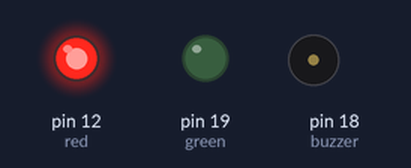
A sketch run on a simulated Arduino Uno, built with avr-gcc and run on an emulated ATmega328P. On the bench: output pins drawn as LEDs (lit = HIGH), buzzer (waves = sounding, pin HIGH).

Above: at 0.1 s.
At 1.1 s:
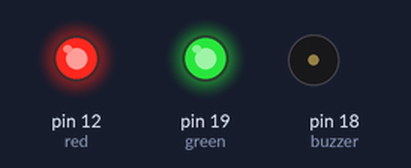
Timing chart, 0 to 2.6 s (numbered marks = the images above):
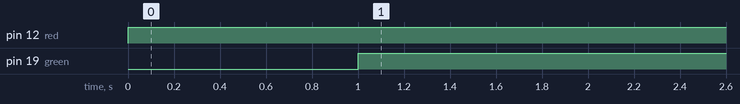

The sketch:

buzzerandled.ino
```cpp
// buzzer and led code fro the board
// may be in he main file

#define buzzer 18
#define red 12
#define green 19

void setup()
{
    pinMode(buzzer,OUTPUT);
    pinMode(red,OUTPUT);
    pinMode(green,OUTPUT);

}

// function for the led

int indicators(int r,int g ,int b)
{
	if(r >5){
    digitalWrite(red,HIGH);
    }
    else if(g >6)
    	{digitalWrite(green,HIGH);}
    else if(b >7){
    digitalWrite(buzzer,HIGH);}
    return 0;
}

void loop()
{
  indicators(6,5,8);
  delay(1000);
  indicators(4,7,1);
  delay(1000);
}
```

build_5_3_19.cpp
```cpp
//  bipolar stepper code
// the changable values


#define stepPin1 14
#define dirPin1 15

#define stepPin2 16
#define dirPin2 17

// dependent libraries
#include<Servo.h>

// changable are for the code
#define servoPin1 9
#define servoPin2 10
#define servoPin3 11

int j ,k,l,m = 0;
String a ;
Servo servo1;
Servo servo2;
Servo servo3;
int pos1 =10;
int pos2 = 30;
int pos3 = 45;
int delta = 30;

int delayStep = 50;
int stepInt  = 0;

void setup()
{
	pinMode(stepPin1,OUTPUT);
	pinMode(dirPin1,OUTPUT);
	pinMode(stepPin2,OUTPUT);
	pinMode(dirPin2,OUTPUT);
		servo1.attach(servoPin1);
	servo2.attach(servoPin2);
	servo3.attach(servoPin3);
    Serial.begin(9600);
    Serial.setTimeout(20);

}

String getValue(String data, char separator, int index)
{
  int found = 0;
  int strIndex[] = {0, -1};
  int maxIndex = data.length()-1;

  for(int i=0; i<=maxIndex && found<=index; i++){
    if(data.charAt(i)==separator || i==maxIndex){
        found++;
        strIndex[0] = strIndex[1]+1;
        strIndex[1] = (i == maxIndex) ? i+1 : i;
    }
  }


//  return found>index ? data.substring(strIndex[0], strIndex[1]) : "";


  return /*found>index ?*/ data.substring(strIndex[0], strIndex[1]) /*: ""*/;
}

int bipolarStepper1(int drpn, int step)
{
	// for direction
	if (drpn ==1){
	digitalWrite(dirPin1,HIGH);
	}
	else{
	digitalWrite(dirPin1,LOW);
	}
 stepInt = step;

	for(int i =0;i<stepInt;i++)
	{
		digitalWrite(stepPin1,HIGH);
		delay(delayStep);
		digitalWrite(stepPin1,LOW);
		delay(delayStep);

	}

	if (step>19)
		{pos1=pos1+delta;
			step = 0;

			if(pos1 >159||pos1<20)
				{delta =-delta;}
			servo1.write(pos1);

		}
	return 0;
}


int bipolarStepper2(int drpn, int step)
{
	if (drpn ==1){
	digitalWrite(dirPin2,HIGH);
	}
	else{
	digitalWrite(dirPin2,LOW);
	}
 stepInt = step;

	for(int i =0;i<stepInt;i++)
	{
		digitalWrite(stepPin2,HIGH);
		delay(delayStep);
		digitalWrite(stepPin2,LOW);
		delay(delayStep);
	}
	return 0;
}


void loop()
{

	//bipolarStepper1(0,20);

if (Serial.available() > 0) {

a = Serial.readString(); // read the incoming byte:

Serial.println(a);

}

  String part01 = getValue(a,';',0);
  String part02 = getValue(a,';',1);
  j = part01.toInt();
  k = part02.toInt();
  m = j+k;
  Serial.println(m);

}
```

Measured:
- by itself, pin 12 (red): LOW → HIGH at 0.00 s
- by itself, pin 19 (green): LOW → HIGH at 1.0 s
